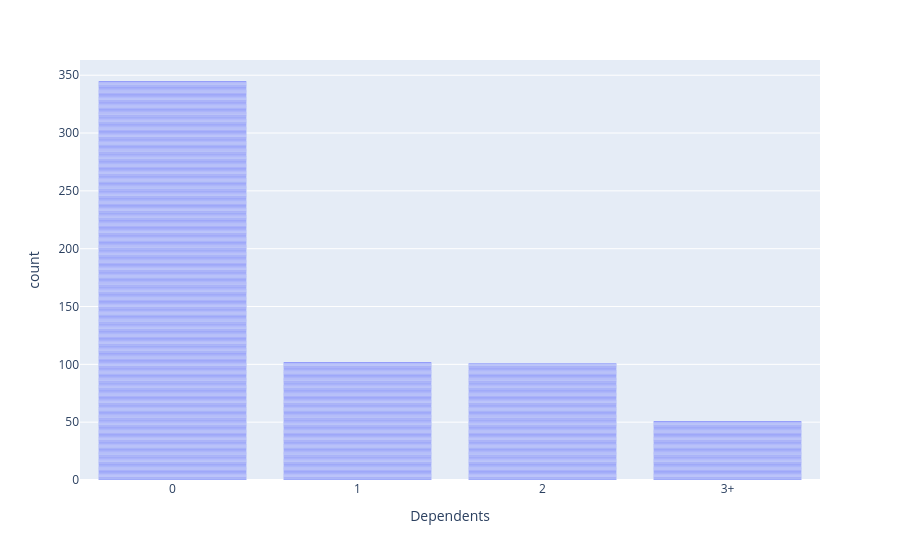

The cell this chart's notebook holds for it:
### Code cell
px.bar(df, x="Dependents")

### Figure 1 — Plotly figure (JSON) as saved in the notebook; plotly's stock layout.template omitted (floating-point values rounded to 4 significant figures; data arrays with more than 128 entries replaced by an {"elided": "..."} marker saying what was removed)
{"data": [{"hovertemplate": "Dependents=%{x}<br>count=%{y}<extra></extra>", "legendgroup": "", "marker": {"color": "#636efa", "pattern": {"shape": ""}}, "name": "", "orientation": "v", "showlegend": false, "textposition": "auto", "type": "bar", "x": {"elided": "614 str values"}, "xaxis": "x", "y": {"elided": "614 int values"}, "yaxis": "y"}], "layout": {"barmode": "relative", "legend": {"tracegroupgap": 0}, "margin": {"t": 60}, "xaxis": {"anchor": "y", "domain": [0, 1], "title": {"text": "Dependents"}}, "yaxis": {"anchor": "x", "domain": [0, 1], "title": {"text": "count"}}}}
